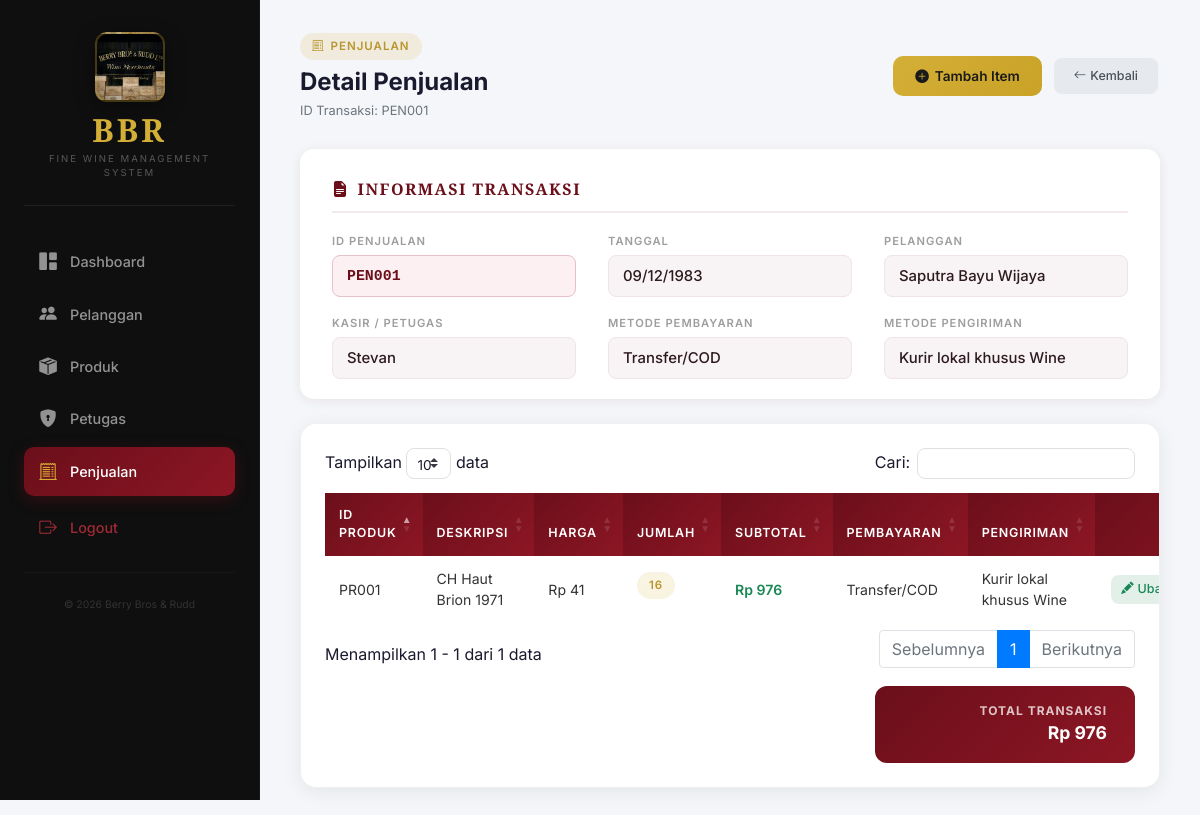
The app's page /penjualan/penjualan-detail.php?Id_Penjualan=PEN001 with its own data.
### tables this page shows
CREATE TABLE `penjualan` (
  `Id_Penjualan` char(10) NOT NULL,
  `Id_Pelanggan` char(10) DEFAULT NULL,
  `Id_Petugas` char(10) DEFAULT NULL,
  `Metode_Pembayaran` varchar(30) DEFAULT NULL,
  `Metode_Pengiriman` varchar(30) DEFAULT NULL,
  `Total_Jumlah` decimal(10,2) DEFAULT NULL,
  `Tanggal_Pengiriman` date DEFAULT NULL
);

CREATE TABLE `pelanggan` (
  `Id_Pelanggan` char(11) NOT NULL,
  `No_Akun` varchar(50) DEFAULT NULL,
  `Nama_Pelanggan` varchar(255) NOT NULL,
  `Pengiriman_Alamat` text DEFAULT NULL,
  `ALAMAT` text DEFAULT NULL
);

CREATE TABLE `petugas` (
  `Id_Petugas` char(10) NOT NULL,
  `Nama` varchar(255) NOT NULL,
  `username` varchar(50) DEFAULT NULL,
  `password` varchar(40) DEFAULT NULL
);

CREATE TABLE `detail_penjualan` (
  `Id_detail` char(10) NOT NULL,
  `Id_penjualan` char(10) DEFAULT NULL,
  `Id_produk` char(10) DEFAULT NULL,
  `jumlah` char(10) DEFAULT NULL,
  `Sub_Total` decimal(15,7) DEFAULT NULL
);

CREATE TABLE `produk` (
  `Id_Produk` char(10) NOT NULL,
  `Deskripsi_Produk` text NOT NULL,
  `Harga` decimal(10,2) NOT NULL,
  `Dept` varchar(50) DEFAULT NULL
);

### penjualan/penjualan-detail.php (the view, shortened to what this page needs)
<?php
include "../koneksi.php";
$id_penjualan = mysqli_real_escape_string($conn, $_GET['Id_Penjualan']);
$query_header = mysqli_query($conn, "SELECT pj.*, pl.Nama_Pelanggan, pt.Nama AS Nama_Petugas FROM penjualan pj LEFT JOIN pelanggan pl ON pj.Id_Pelanggan = pl.Id_Pelanggan LEFT JOIN petugas pt ON pj.Id_Petugas = pt.Id_Petugas WHERE pj.Id_Penjualan = '$id_penjualan' LIMIT 1");
$header = mysqli_fetch_assoc($query_header);
$query = mysqli_query($conn, "SELECT * FROM detail_penjualan dp INNER JOIN produk p ON dp.Id_produk = p.Id_Produk INNER JOIN penjualan pj ON dp.Id_penjualan = pj.Id_Penjualan WHERE dp.Id_penjualan='$id_penjualan' ORDER BY dp.Id_penjualan, dp.Id_produk ASC");
$total = 0;
?>
<!doctype html>
<html lang="id">
<head>
  <link rel="stylesheet" href="https://stackpath.bootstrapcdn.com/bootstrap/4.5.2/css/bootstrap.min.css">
  <link href="https://cdn.jsdelivr.net/npm/bootstrap-icons@1.10.5/font/bootstrap-icons.css" rel="stylesheet">
  <link rel="stylesheet" href="https://cdn.datatables.net/1.11.3/css/dataTables.bootstrap4.min.css">
  <link rel="stylesheet" href="../css/shared.css">
</head>
<body>
  <div class="">
    <nav id="sidebar">
      <div class="sidebar-inner">
        <div class="sidebar-logo-wrap">
          <div class="sidebar-wine-img" style="background-image: url(../images/wine.jpg);"></div>
          <a href="../home.php" class="sidebar-brand">BBR</a>
          <div class="sidebar-tagline">Fine Wine Management System</div>
        </div>
        <ul class="sidebar-nav">
          <li><a href="../home.php" class="menu-link"><i class="bi bi-grid-1x2-fill"></i><span>Dashboard</span></a></li>
          <li><a href="../pelanggan/pelanggan-lihat.php" class="menu-link"><i
                class="bi bi-people-fill"></i><span>Pelanggan</span></a></li>
          <li><a href="../produk/produk-lihat.php" class="menu-link"><i
                class="bi bi-box-seam-fill"></i><span>Produk</span></a></li>
          <li><a href="../petugas/petugas-lihat.php" class="menu-link"><i
                class="bi bi-shield-lock-fill"></i><span>Petugas</span></a></li>
          <li class="active"><a href="penjualan-lihat.php" class="menu-link"><i
                class="bi bi-receipt-cutoff"></i><span>Penjualan</span></a></li>
          <li><a href="../logout.php" class="menu-link logout"><i
                class="bi bi-box-arrow-right"></i><span>Logout</span></a></li>
        </ul>
        <div class="sidebar-footer">&copy;
          <?php echo date('Y'); ?> Berry Bros &amp; Rudd
        </div>
      </div>
    </nav>
    <div id="content">
      <div class="page-header">
        <div class="page-header-left">
          <div class="section-badge"><i class="bi bi-receipt-cutoff"></i> Penjualan</div>
          <h2 class="page-title">Detail Penjualan</h2>
          <p class="page-subtitle">ID Transaksi:
            <?php echo htmlspecialchars($id_penjualan); ?>
          </p>
        </div>
        <div style="display:flex; gap:10px;">
          <a href="penjualan-detailtambah.php?Id_Penjualan=<?php echo htmlspecialchars($id_penjualan); ?>"
            class="btn-add">
            <i class="bi bi-plus-circle-fill"></i> Tambah Item
          </a>
          <a href="penjualan-lihat.php" class="btn-action btn-detail-act" style="padding:9px 20px;">
            <i class="bi bi-arrow-left"></i> Kembali
          </a>
        </div>
      </div>
      <div class="info-card">
        <div class="info-card-title">
          <i class="bi bi-file-earmark-text-fill"></i> Informasi Transaksi
        </div>
        <div class="info-grid">
          <div class="info-field">
            <label>ID Penjualan</label>
            <div class="info-value id-badge">
              <?php echo htmlspecialchars($id_penjualan); ?>
            </div>
          </div>
          <div class="info-field">
            <label>Tanggal</label>
            <div class="info-value">
              <?php
              $tgl = $header['Tanggal_Pengiriman'] ?? '-';
              echo $tgl !== '-' ? date('d/m/Y', strtotime($tgl)) : '-';
              ?>
            </div>
          </div>
          <div class="info-field">
            <label>Pelanggan</label>
            <div class="info-value">
              <?php echo htmlspecialchars($header['Nama_Pelanggan'] ?? '-'); ?>
            </div>
          </div>
          <div class="info-field">
            <label>Kasir / Petugas</label>
            <div class="info-value">
              <?php echo htmlspecialchars($header['Nama_Petugas'] ?? $header['Nama'] ?? '-'); ?>
            </div>
          </div>
          <div class="info-field">
            <label>Metode Pembayaran</label>
            <div class="info-value">
              <?php echo htmlspecialchars($header['Metode_Pembayaran'] ?? '-'); ?>
            </div>
          </div>
          <div class="info-field">
            <label>Metode Pengiriman</label>
            <div class="info-value">
              <?php echo htmlspecialchars($header['Metode_Pengiriman'] ?? '-'); ?>
            </div>
          </div>
        </div>
      </div>
      <div class="table-card">
        <table id="example" class="table table-hover" style="width:100%;">
          <thead>
            <tr>
              <th>ID Produk</th>
              <th>Deskripsi</th>
              <th>Harga</th>
              <th>Jumlah</th>
              <th>Subtotal</th>
              <th>Pembayaran</th>
              <th>Pengiriman</th>
              <th class="text-center">Aksi</th>
            </tr>
          </thead>
          <tbody>
            <?php
            if (mysqli_num_rows($query) > 0) {
              while ($data = mysqli_fetch_array($query)) {
                $total += $data['Sub_Total'];
                ?>
                <tr>
                  <td>
                    <?= $data['Id_produk']; ?>
                  </td>
                  <td>
                    <?= $data['Deskripsi_Produk']; ?>
                  </td>
                  <td>Rp
                    <?= number_format($data['Harga'], 0, ',', '.'); ?>
                  </td>
                  <td><span class="section-badge">
                      <?= $data['jumlah']; ?>
                    </span></td>
                  <td style="color:#198754; font-weight:600;">Rp
                    <?= number_format($data['Sub_Total'], 0, ',', '.'); ?>
                  </td>
                  <td>
                    <?= $data['Metode_Pembayaran']; ?>
                  </td>
                  <td>
                    <?= $data['Metode_Pengiriman']; ?>
                  </td>
                  <td class="text-center" style="white-space:nowrap;">
                    <a class="btn-action btn-edit"
                      href="penjualan-detailubah.php?Id_produk=<?= $data['Id_produk']; ?>&Id_Penjualan=<?= $id_penjualan; ?>">
                      <i class="bi bi-pencil-fill"></i> Ubah
                    </a>
                  </td>
                </tr>
              <?php }
            } else { ?>
              <tr>
                <td colspan="8" class="text-center text-muted py-4">Belum ada item dalam penjualan ini.</td>
              </tr>
            <?php } ?>
          </tbody>
        </table>
        <div class="d-flex justify-content-end mt-3">
          <div
            style="background:linear-gradient(135deg,#6b0f1a,#8d1624); color:white; border-radius:12px; padding:16px 28px; font-size:1.1rem; font-weight:700; min-width:260px; text-align:right;">
            <span
              style="opacity:0.75; font-size:0.75rem; display:block; text-transform:uppercase; letter-spacing:1px;">Total
              Transaksi</span>
            Rp
            <?php echo number_format($total, 0, ',', '.'); ?>
          </div>
        </div>
      </div>
    </div>
  </div>
</body>
</html>

### penjualan/penjualan-detail.php (style rules this page uses)
.info-card { background: #fff; border-radius: 14px; box-shadow: 0 2px 12px rgba(107, 15, 26, 0.08); padding: 28px 32px 20px; margin-bottom: 24px; }
.info-card .info-card-title { font-family: 'Playfair Display', serif; font-size: 1rem; font-weight: 700; color: #6b0f1a; text-transform: uppercase; letter-spacing: 1.5px; margin-bottom: 20px; padding-bottom: 10px; border-bottom: 2px solid #f3e8ea; display: flex; align-items: center; gap: 8px; }
.info-grid { display: grid; grid-template-columns: repeat(auto-fit, minmax(200px, 1fr)); gap: 18px 32px; }
.info-field label { font-size: 0.7rem; font-weight: 600; color: #9e9e9e; text-transform: uppercase; letter-spacing: 1px; margin-bottom: 5px; display: block; }
.info-field .info-value { background: #f8f3f4; border: 1.5px solid #f0e4e6; border-radius: 8px; padding: 9px 14px; font-size: 0.93rem; font-weight: 500; color: #2d1a1e; min-height: 40px; display: flex; align-items: center; }
.info-field .info-value.id-badge { font-family: 'Courier New', monospace; font-weight: 700; color: #6b0f1a; background: #fdf0f2; border-color: #e8c0c8; }

### records on screen
penjualan: Tanggal_Pengiriman "09/12/1983", Id_Pelanggan.Nama_Pelanggan "Saputra Bayu Wijaya", Id_Petugas.Nama "Stevan", Metode_Pembayaran "Transfer/COD", Metode_Pengiriman "Kurir lokal khusus Wine"
detail_penjualan: Id_produk "PR001", Id_produk.Deskripsi_Produk "CH Haut Brion 1971", Id_produk.Harga "41", jumlah "16", Sub_Total "976", Id_penjualan.Metode_Pembayaran "Transfer/COD", Id_penjualan.Metode_Pengiriman "Kurir lokal khusus Wine"

### other values on screen
$id_penjualan "PEN001"
$total "976"
